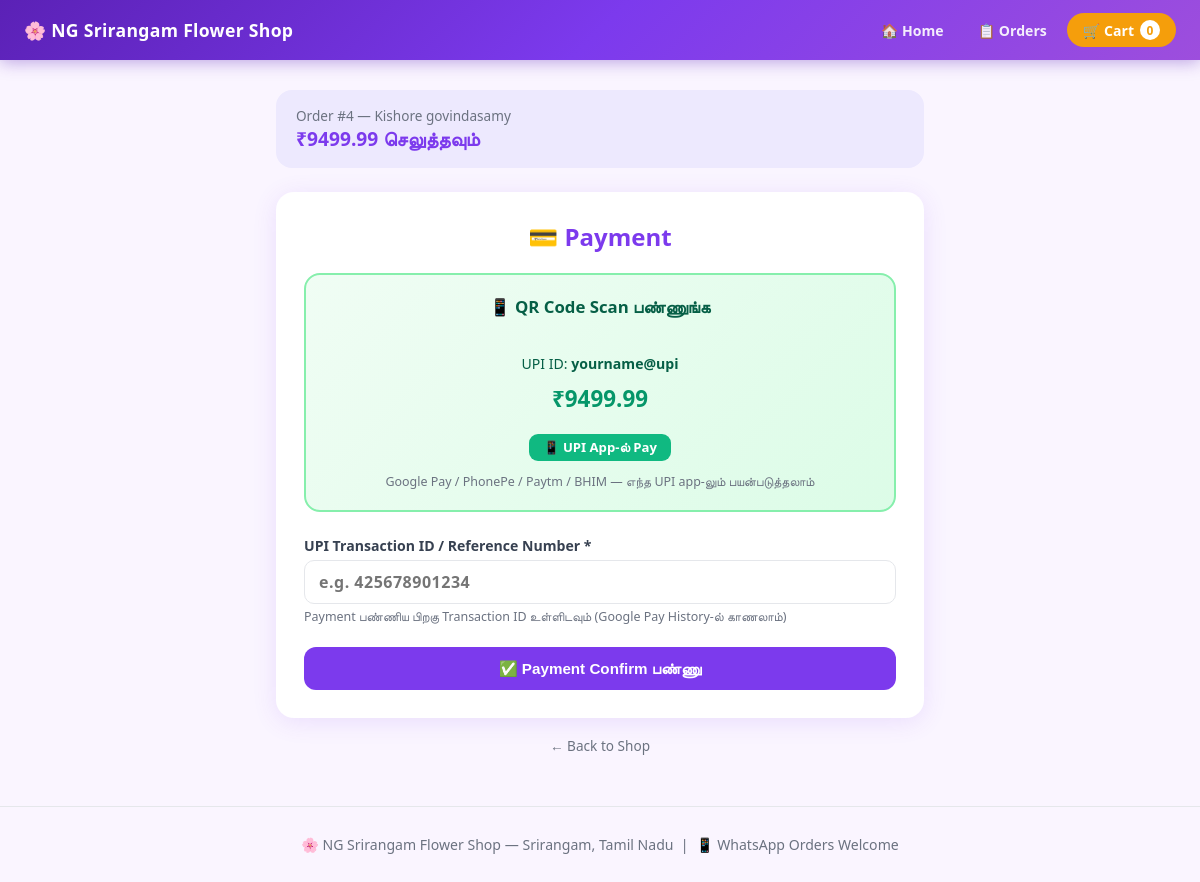
Page /payment/4/ on the committed database.
### shop/models.py (models this page shows, shortened)
class Order(models.Model):
    PAYMENT_TYPE = [
        ('upi', 'UPI / QR Code'),
        ('cash', 'Cash on Delivery'),
        ('netbank', 'Net Banking'),
        ('advance', 'Advance (50%) + Balance'),
    ]
    PAY_STATUS = [
        ('pending', 'Payment Pending'),
        ('advance_paid', 'Advance Paid'),
        ('paid', 'Fully Paid'),
        ('failed', 'Payment Failed'),
    ]
    ORDER_STATUS = [
        ('pending', 'Pending'),
        ('confirmed', 'Confirmed'),
        ('preparing', 'Preparing'),
        ('delivered', 'Delivered'),
        ('cancelled', 'Cancelled'),
    ]
    name   = models.CharField(max_length=200)
    phone  = models.CharField(max_length=15)
    address = models.TextField()
    notes  = models.TextField(blank=True)
    total          = models.DecimalField(max_digits=10, decimal_places=2)
    advance_amount = models.DecimalField(max_digits=10, decimal_places=2, default=0)
    balance_amount = models.DecimalField(max_digits=10, decimal_places=2, default=0)
    payment_type   = models.CharField(max_length=20, choices=PAYMENT_TYPE, default='cash')
    payment_status = models.CharField(max_length=20, choices=PAY_STATUS, default='pending')
    upi_ref = models.CharField(max_length=100, blank=True)
    status     = models.CharField(max_length=20, choices=ORDER_STATUS, default='pending')
    created_at = models.DateTimeField(auto_now_add=True)

### shop/views.py (the view, shortened to what this page needs)
# urls.py: path('payment/<int:order_id>/', views.payment,       name='payment'),
def payment(request, order_id):
    order = get_object_or_404(Order, pk=order_id)
    upi_id   = getattr(settings, 'SHOP_UPI_ID',   'yourname@upi')
    upi_name = getattr(settings, 'SHOP_UPI_NAME',  'NG Flower Shop')
    pay_now = order.advance_amount if order.payment_type == 'advance' else order.total
    upi_link = (f"upi://pay?pa={upi_id}&pn={urllib.parse.quote(upi_name)}"
                f"&am={pay_now}&cu=INR&tn=Order{order.id}")
    upi_qr_data = upi_link
    bank = {
        'name':   getattr(settings, 'SHOP_BANK_NAME',   'SBI'),
        'acc':    getattr(settings, 'SHOP_BANK_ACC',    '0000000000'),
        'ifsc':   getattr(settings, 'SHOP_BANK_IFSC',   'SBIN0000000'),
        'holder': getattr(settings, 'SHOP_BANK_HOLDER', 'NG Flower Shop'),
    }
    return render(request, 'shop/payment.html', {
        'order':       order,
        'pay_now':     pay_now,
        'upi_id':      upi_id,
        'upi_link':    upi_link,
        'upi_qr_data': upi_qr_data,
        'bank':        bank,
        'cart_count':  0,
    })

### shop/templates/shop/payment.html (shortened to what this page needs)
{% extends 'shop/base.html' %}
{% block content %}
<div style="max-width:680px;margin:30px auto;padding:0 16px;">
  <div style="background:var(--purple-l);border-radius:16px;padding:16px 20px;margin-bottom:24px;
    display:flex;justify-content:space-between;align-items:center;flex-wrap:wrap;gap:10px;">
    <div>
      <div style="font-size:.85rem;color:var(--muted);">Order #{{ order.id }} — {{ order.name }}</div>
      <div style="font-weight:800;font-size:1.2rem;color:var(--purple);">₹{{ pay_now }} செலுத்தவும்</div>
    </div>
  </div>
  <div class="card" style="padding:28px;">
    <h2 style="color:var(--purple);margin-bottom:20px;text-align:center;">💳 Payment</h2>
    {% if order.payment_type == 'upi' or order.payment_type == 'advance' %}
    <div class="qr-box" style="margin-bottom:24px;">
      <div style="font-weight:800;font-size:1.05rem;color:#065f46;margin-bottom:14px;">
        📱 QR Code Scan பண்ணுங்க
      </div>
      <div style="font-size:.88rem;color:#065f46;margin-bottom:10px;">
        UPI ID: <strong>{{ upi_id }}</strong>
      </div>
      <div style="font-size:1.4rem;font-weight:800;color:#059669;">₹{{ pay_now }}</div>
      <div style="margin-top:16px;">
        <a href="{{ upi_link }}" class="btn btn-green btn-sm" style="margin:4px;">
          📱 UPI App-ல் Pay
        </a>
        <div style="font-size:.78rem;color:var(--muted);margin-top:8px;">
          Google Pay / PhonePe / Paytm / BHIM — எந்த UPI app-லும் பயன்படுத்தலாம்
        </div>
      </div>
    </div>
    <form method="post">{% csrf_token %}
      <div class="form-group">
        <label>UPI Transaction ID / Reference Number *</label>
        <input type="text" name="upi_ref" required placeholder="e.g. 425678901234"
          style="font-size:1rem;font-weight:700;letter-spacing:.5px;">
        <div style="font-size:.78rem;color:var(--muted);margin-top:4px;">
          Payment பண்ணிய பிறகு Transaction ID உள்ளிடவும் (Google Pay History-ல் காணலாம்)
        </div>
      </div>
      <button type="submit" class="btn btn-purple btn-block" style="margin-top:8px;">
        ✅ Payment Confirm பண்ணு
      </button>
    </form>
    {% endif %}
  </div>
  <div style="text-align:center;margin-top:16px;">
    <a href="/" style="color:var(--muted);font-size:.85rem;text-decoration:none;">← Back to Shop</a>
  </div>
</div>
{% endblock %}

### shop/templates/shop/base.html (style rules this page uses)
:root { --purple:#7c3aed; --purple-d:#6d28d9; --purple-l:#ede9fe; --pink:#ec4899; --green:#10b981; --amber:#f59e0b; --red:#ef4444; --blue:#3b82f6; --bg:#faf5ff; --card:#fff; --text:#1f2937; --muted:#6b7280; --border:#e5e7eb; --shadow:0 4px 24px rgba(124,58,237,.12); }
* { box-sizing:border-box;margin:0;padding:0; }
body { font-family:'Segoe UI',sans-serif;background:var(--bg);color:var(--text); }
.btn { display:inline-flex;align-items:center;justify-content:center;gap:6px; padding:10px 22px;border-radius:12px;font-size:.95rem;font-weight:700; cursor:pointer;border:none;text-decoration:none;transition:.2s;line-height:1; }
.btn-purple { background:var(--purple);color:#fff; }
.btn-green { background:var(--green);color:#fff; }
.btn-sm { padding:7px 14px;font-size:.82rem;border-radius:9px; }
.btn-block { width:100%;padding:14px; }
.card { background:var(--card);border-radius:18px;box-shadow:var(--shadow); }
.form-group { margin-bottom:14px; }
.form-group label { display:block;font-weight:700;font-size:.88rem;color:#374151;margin-bottom:5px; }
.form-group input,.form-group textarea,.form-group select { width:100%;padding:10px 14px;border-radius:10px;border:1.5px solid var(--border); font-size:.95rem;transition:.2s;font-family:inherit; }
.qr-box { background:linear-gradient(135deg,#f0fdf4,#dcfce7);border:2px solid #86efac; border-radius:16px;padding:20px;text-align:center; }

### rows in the picture
Order: id "4", name "Kishore govindasamy", total "9499.99"

### other values in the picture
{{ cart_count }} "0"
{{ upi_id }} "yourname@upi"
